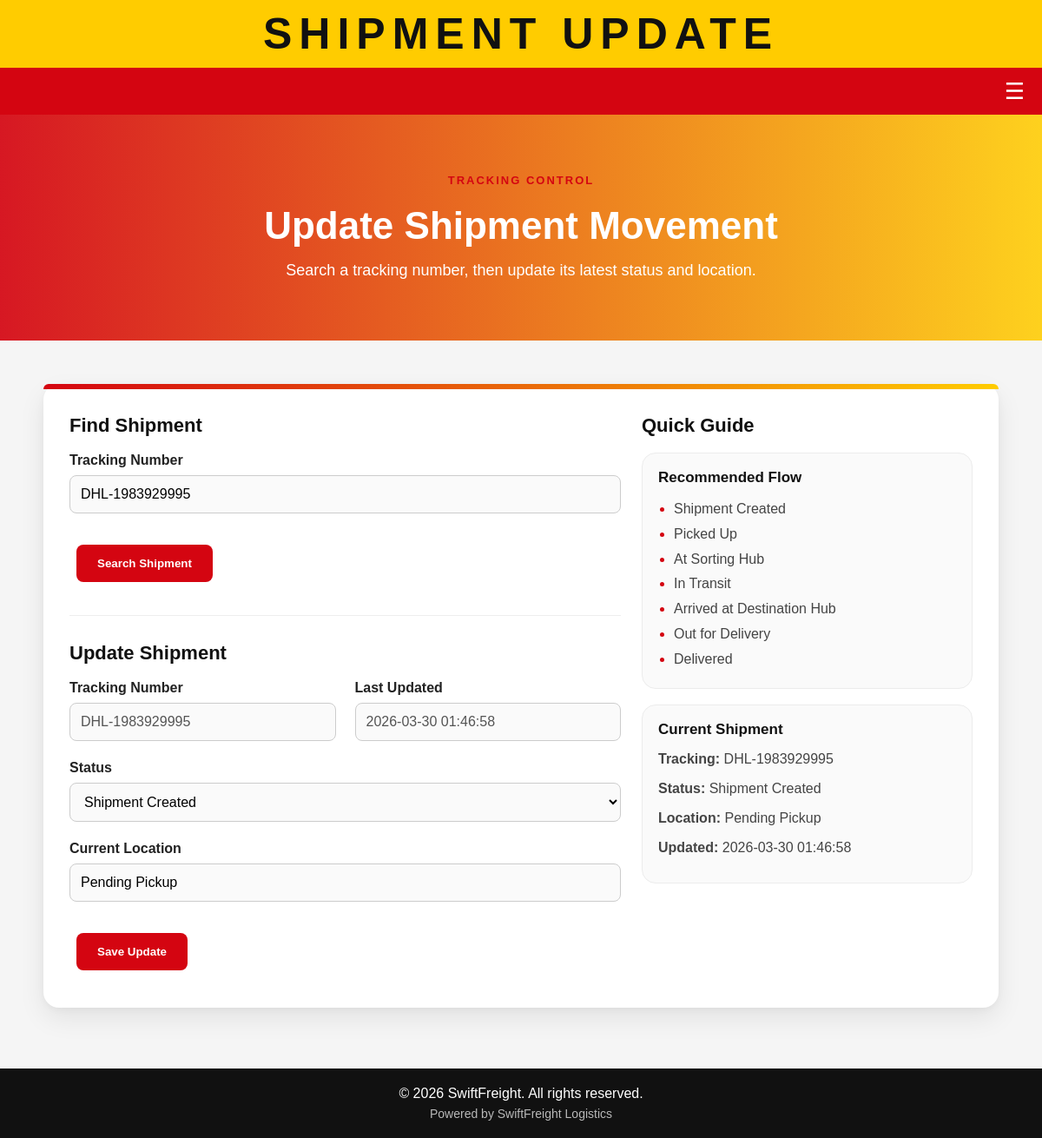
Page /admin/shipment-update?tracking_number=DHL-1983929995 (signed in) on the committed database.
### tables this page shows
CREATE TABLE bookings (
            id INTEGER PRIMARY KEY AUTOINCREMENT,
            sender_name TEXT NOT NULL,
            sender_phone TEXT NOT NULL,
            recipient_name TEXT NOT NULL,
            recipient_phone TEXT NOT NULL,
            address TEXT NOT NULL,
            weight REAL NOT NULL,
            dimensions TEXT NOT NULL,
            service_type TEXT NOT NULL,
            tracking_number TEXT NOT NULL
        , status TEXT DEFAULT 'Shipment Created', current_location TEXT DEFAULT 'Pending Pickup', updated_at TEXT DEFAULT '', email TEXT);

### app.py (the view, shortened to what this page needs)
@app.route("/admin/shipment-update", methods=["GET", "POST"])
def shipment_update():
    if not session.get("logged_in"):
        return redirect(url_for("login"))
    message = ""
    shipment = None
    tracking_number_value = ""
    if request.method == "GET":
        tracking_number_value = request.args.get("tracking_number", "").strip()
        if tracking_number_value:
            conn = sqlite3.connect("shipping.db")
            c = conn.cursor()
            c.execute("""
                SELECT id, tracking_number, status, current_location, updated_at
                FROM bookings
                WHERE tracking_number = ?
            """, (tracking_number_value,))
            shipment = c.fetchone()
            conn.close()
            if not shipment:
                message = "Shipment not found."
    return render_template(
        "shipment_update.html",
        shipment=shipment,
        message=message,
        tracking_number_value=tracking_number_value
    )

### templates/shipment_update.html (shortened to what this page needs)
<!DOCTYPE html>
<html>
<head>
    <link rel="stylesheet" href="{{ url_for('static', filename='style.css') }}">
    <link rel="stylesheet" href="https://cdnjs.cloudflare.com/ajax/libs/font-awesome/6.5.0/css/all.min.css">
</head>
<body>
<header class="top-header">
    <div class="header-inner">
        <div class="title-wrap">
            <h1>SHIPMENT UPDATE</h1>
        </div>
        <div class="header-space"></div>
    </div>
</header>
<nav class="top-nav">
    <div class="nav-right">
        <div class="hamburger" onclick="toggleMenu()">
            ☰
        </div>
    </div>
</nav>
<section class="booking-hero">
    <div class="booking-hero-overlay">
        <div class="booking-hero-content">
            <span class="section-tag">TRACKING CONTROL</span>
            <h2>Update Shipment Movement</h2>
            <p>Search a tracking number, then update its latest status and location.</p>
        </div>
    </div>
</section>
<section class="booking-section">
    <div class="booking-card">
        <div class="booking-card-top-line"></div>
        <div class="shipment-update-grid">
            <div class="shipment-left-panel">
                <h3 class="timeline-title">Find Shipment</h3>
                <form method="POST" class="booking-form">
                    <div class="form-group form-group-full">
                        <label>Tracking Number</label>
                        <input type="text" name="tracking_number" placeholder="Enter tracking number" value="{{ tracking_number_value }}" required>
                    </div>
                    <div class="booking-submit left-align-submit">
                        <button type="submit" class="btn">Search Shipment</button>
                    </div>
                </form>
                {% if shipment %}
                    <hr class="shipment-divider">
                    <h3 class="timeline-title">Update Shipment</h3>
                    <form method="POST" class="booking-form">
                        <div class="form-grid">
                            <div class="form-group">
                                <label>Tracking Number</label>
                                <input type="text" value="{{ shipment[1] }}" disabled>
                            </div>
                            <div class="form-group">
                                <label>Last Updated</label>
                                <input type="text" value="{{ shipment[4] if shipment[4] else 'Not updated yet' }}" disabled>
                            </div>
                            <div class="form-group form-group-full">
                                <label>Status</label>
                                <select name="status" required>
                                    <option value="Shipment Created" {% if shipment[2] == "Shipment Created" %}selected{% endif %}>Shipment Created</option>
                                </select>
                            </div>
                            <div class="form-group form-group-full">
                                <label>Current Location</label>
                                <input type="text" name="current_location" value="{{ shipment[3] }}" required>
                            </div>
                        </div>
                        <div class="booking-submit left-align-submit">
                            <button type="submit" class="btn">Save Update</button>
                        </div>
                    </form>
                {% endif %}
            </div>
            <div class="shipment-right-panel">
                <h3 class="timeline-title">Quick Guide</h3>
                <div class="shipment-info-card">
                    <h4>Recommended Flow</h4>
                    <ul class="shipment-guide-list">
                        <li>Shipment Created</li>
                        <li>Picked Up</li>
                        <li>At Sorting Hub</li>
                        <li>In Transit</li>
                        <li>Arrived at Destination Hub</li>
                        <li>Out for Delivery</li>
                        <li>Delivered</li>
                    </ul>
                </div>
                {% if shipment %}
                    <div class="shipment-info-card">
                        <h4>Current Shipment</h4>
                        <p><strong>Tracking:</strong> {{ shipment[1] }}</p>
                        <p><strong>Status:</strong> {{ shipment[2] }}</p>
                        <p><strong>Location:</strong> {{ shipment[3] }}</p>
                        <p><strong>Updated:</strong> {{ shipment[4] if shipment[4] else 'Not updated yet' }}</p>
                    </div>
                {% else %}
                    <div class="shipment-info-card">
                        <h4>No Shipment Selected</h4>
                        <p>Search for a tracking number to load shipment details here.</p>
                    </div>
                {% endif %}
            </div>
        </div>
    </div>
</section>
<footer class="footer">
    <p>© 2026 SwiftFreight. All rights reserved.</p>
    <p style="font-size:14px; opacity:0.7;">Powered by SwiftFreight Logistics</p>
</footer>
</body>
</html>

### static/style.css (style rules this page uses)
html, body { margin: 0; padding: 0; overflow-x: hidden; }
body { font-family: Arial, sans-serif; margin: 0; background-color: #f5f5f5; color: #222; }
.top-header { background: #ffcc00; padding: 10px 25px; }
.header-inner { max-width: 1400px; margin: 0 auto; display: grid; grid-template-columns: 220px 1fr 220px; align-items: center; }
.title-wrap { text-align: center; }
.title-wrap h1 { margin: 0; font-size: 50px; font-weight: 800; color: #111; letter-spacing: 8px; text-transform: uppercase; }
.header-space { height: 1px; }
.btn { display: inline-block; background-color: #d40511; color: white; padding: 14px 24px; border-radius: 8px; text-decoration: none; font-weight: bold; margin: 8px; transition: all 0.25s ease; }
.section-tag { display: inline-block; font-size: 13px; font-weight: 700; letter-spacing: 2px; color: #d40511; margin-bottom: 10px; }
.footer { background: #111; color: white; text-align: center; padding: 14px 16px; margin-top: 0; }
.footer p { margin: 6px 0; }
input, select, textarea { width: 100%; max-width: 500px; padding: 12px; margin-top: 8px; margin-bottom: 16px; border: 1px solid #ccc; border-radius: 8px; font-size: 16px; }
button { background-color: #d40511; color: white; border: none; padding: 12px 22px; border-radius: 8px; font-weight: bold; cursor: pointer; }
.booking-hero { min-height: 260px; background: linear-gradient(to right, rgba(212, 5, 17, 0.92), rgba(255, 204, 0, 0.88)); display: flex; align-items: center; justify-content: center; }
.booking-hero-overlay { width: 100%; padding: 50px 20px; text-align: center; box-sizing: border-box; }
.booking-hero-content { max-width: 900px; margin: 0 auto; color: white; }
.booking-hero-content h2 { font-size: 44px; margin: 10px 0 12px; }
.booking-hero-content p { font-size: 18px; margin: 0; line-height: 1.6; }
.booking-section { max-width: 1100px; margin: 50px auto 70px; padding: 0 20px; }
.booking-card { background: white; border-radius: 18px; padding: 35px 30px; box-shadow: 0 12px 30px rgba(0, 0, 0, 0.08), 0 2px 8px rgba(0, 0, 0, 0.04); position: relative; }
.booking-card-top-line { position: absolute; top: 0; left: 0; width: 100%; height: 6px; background: linear-gradient(to right, #d40511, #ffcc00); border-radius: 18px 18px 0 0; }
.booking-form .form-grid { display: grid; grid-template-columns: repeat(2, 1fr); gap: 22px; }
.form-group { display: flex; flex-direction: column; }
.form-group-full { grid-column: 1 / -1; }
.form-group label { font-weight: 700; margin-bottom: 8px; color: #222; }
.form-group input, .form-group select, .form-group textarea { width: 100%; max-width: none; margin: 0; box-sizing: border-box; background: #fafafa; }
.booking-submit { margin-top: 28px; text-align: center; }
.timeline-title { margin: 0 0 18px; font-size: 22px; color: #111; }
.shipment-update-grid { display: grid; grid-template-columns: 1.5fr 0.9fr; gap: 24px; }
.shipment-left-panel, .shipment-right-panel { min-width: 0; }
.left-align-submit { text-align: left; }
.shipment-divider { margin: 30px 0; border: none; border-top: 1px solid #eee; }
.shipment-info-card { background: #fafafa; border: 1px solid #ececec; border-radius: 16px; padding: 18px; margin-bottom: 18px; }
.shipment-info-card h4 { margin: 0 0 12px; font-size: 17px; color: #111; }
.shipment-info-card p { margin: 0 0 10px; color: #444; line-height: 1.5; }
.shipment-guide-list { margin: 0; padding-left: 18px; color: #444; line-height: 1.8; }
.shipment-guide-list li::marker { color: #d40511; }
.top-nav { display: flex; justify-content: flex-end; align-items: center; padding: 14px 20px; background: #d40511; color: white; }
.hamburger { font-size: 26px; cursor: pointer; line-height: 1; }

### rows in the picture
bookings: tracking_number "DHL-1983929995", updated_at "2026-03-30 01:46:58", status "Shipment Created", current_location "Pending Pickup"
